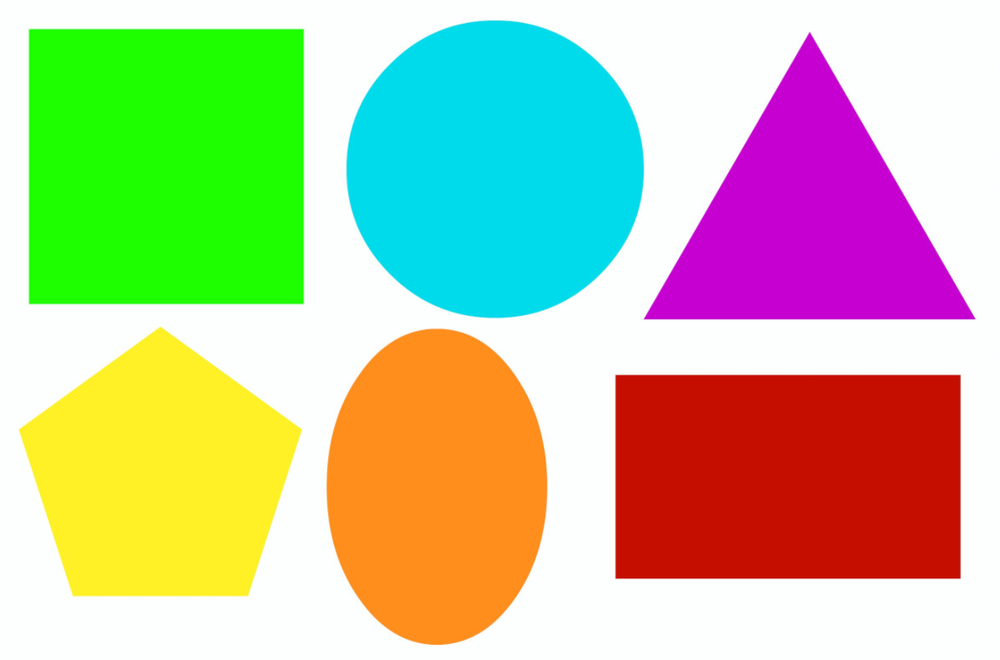
#> input picture OpenCV/shapes.png, 1000 x 660 px, shrunk from 1311 x 865 before the run
$ jupyter execute shape_detection.ipynb
#> lines starting #> are read from the running program, lines starting #| are printed output that depends on the picture; after the words box and inside, x2 and y2 are one past the last pixel; in counts of white or black regions, pixels touching at a corner belong together
[cell 1]
import numpy as np
import cv2
import matplotlib.pyplot as plt

img = cv2.imread('shapes.png')
#> img is the input picture: shape (660, 1000, 3); mean B, G, R 156.5, 196.5, 191.1
imgGray = cv2.cvtColor(img, cv2.COLOR_BGR2GRAY)
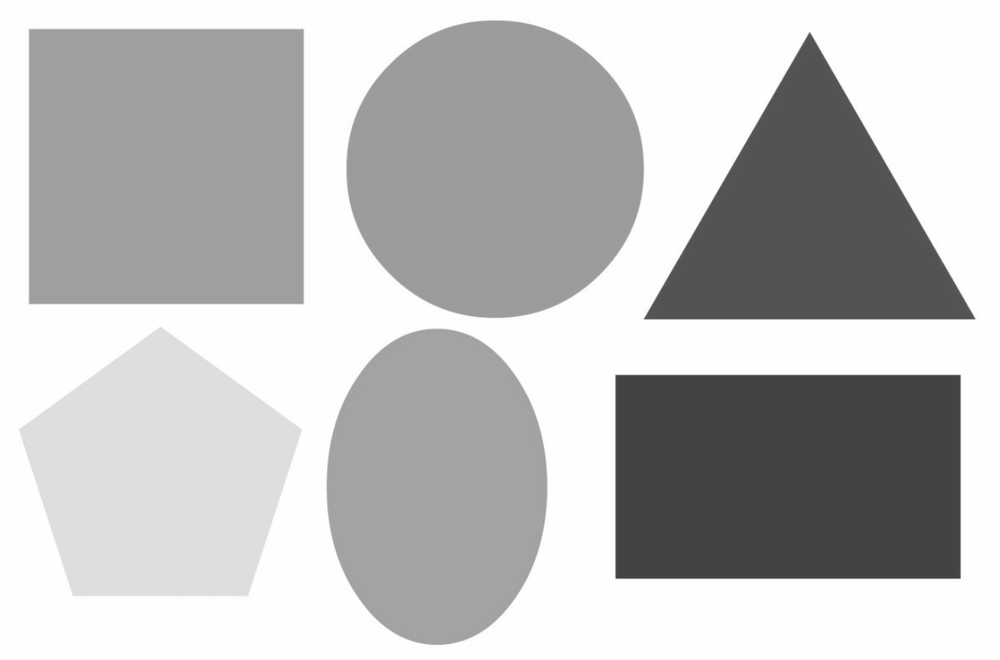
#> imgGray: shape (660, 1000); min 58, max 255, mean 190.2

ret, thresh = cv2.threshold(imgGray, 240, 255, cv2.THRESH_BINARY)
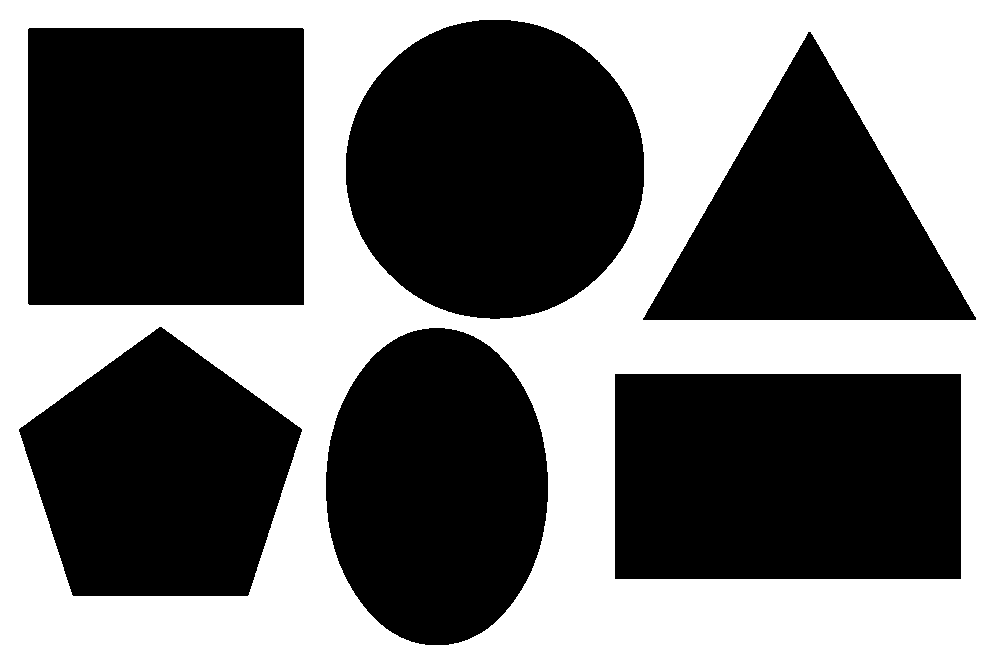
#> thresh: shape (660, 1000); 43.3% white; 1 white region
contours, hierarchy = cv2.findContours(thresh, cv2.RETR_TREE, cv2.CHAIN_APPROX_NONE)
#> contours = 7 contours; box (x1, y1, x2, y2) and area: (0, 0, 1000, 660) 658341, (27, 27, 305, 306) 77000, (614, 373, 962, 580) 71480, (345, 19, 645, 320) 70665, (325, 327, 549, 646) 55840, (18, 326, 303, 597) 53223, (642, 31, 977, 321) 48892

for contour in contours:
    approx = cv2.approxPolyDP(contour, 0.01 * cv2.arcLength(contour, True), True)
    area = cv2.contourArea(contour)
    x, y, w, h = cv2.boundingRect(approx)

    if len(approx) > 8 and area > 1000:  # Adjust the conditions based on your specific case
        cv2.drawContours(img, [approx], 0, (0, 0, 0), 5)
        cv2.putText(img, "Circle", (x, y), cv2.FONT_HERSHEY_COMPLEX, 0.5, (0, 0, 0))
#> this loop made 7 passes
#> (approx, area, x, y, w, h) on passes 1, 2, 5, 6: ([[0, 0], [0, 659], [999, 659], [999, 0]], 658341, 0, 0, 1000, 660), ([[614, 374], [960, 373], [961, 578], [615, 579]], 71480, 614, 373, 348, 207), ([[808, 31], [975, 320], [642, 319]], 48892, 642, 31, 334, 290), ([[29, 27], [304, 29], [303, 305], [27, 303]], 76999.5, 27, 27, 278, 279)
#> (area, x, y, w, h) on passes 3, 4, 7: (55840, 325, 327, 224, 319), (53223, 18, 326, 285, 271), (70665, 346, 21, 297, 296)
#> img: shape (660, 1000, 3); 1.91% of pixels changed, all inside (x1, y1, x2, y2) = (322, 11, 646, 649)

plt.imshow(img)
plt.show()

[cell 2]
import numpy as np
import cv2

img = cv2.imread('shapes.png')
imgGray = cv2.cvtColor(img, cv2.COLOR_BGR2GRAY)

# Edge detection using Canny
edges = cv2.Canny(imgGray, 50, 150)
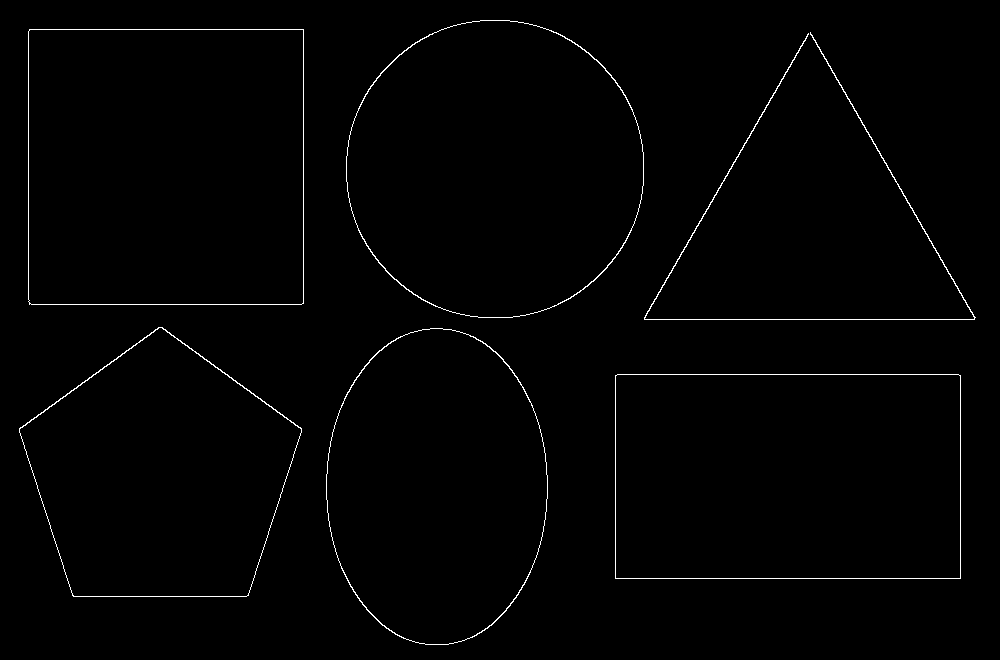
#> edges: shape (660, 1000); 0.98% white in thin lines or dots

# Circle detection using HoughCircles
circles = cv2.HoughCircles(edges, cv2.HOUGH_GRADIENT, dp=1, minDist=20,
                           param1=50, param2=29, minRadius=20, maxRadius=200)
#> circles = [[496.5, 168.5, 148.7], [473.5, 156.5, 172.3], [521.5, 168.5, 174.8], [511.5, 187.5, 172.7], [502.5, 147.5, 170.4], [473.5, 176.5, 127.8], [491.5, 188.5, 129.5]]

if circles is not None:
    circles = np.uint16(np.around(circles))
#> circles = [[496, 168, 149], [474, 156, 172], [522, 168, 175], [512, 188, 173], [502, 148, 170], [474, 176, 128], [492, 188, 130]]

    for i in circles[0, :]:
        center = (i[0], i[1])
        cv2.circle(img, center, i[2], (0, 0, 0), 5)
        cv2.putText(img, "Circle", (i[0]-30, i[1]), cv2.FONT_HERSHEY_COMPLEX, 0.5, (0, 0, 0))
#> this loop made 7 passes
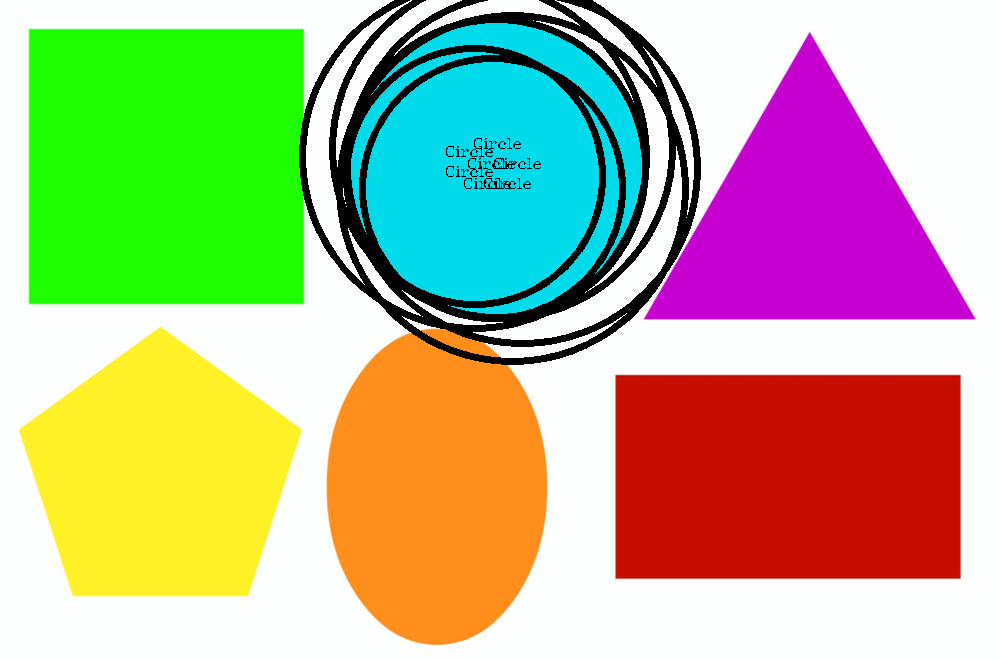
#> img: shape (660, 1000, 3); 5.45% of pixels changed, all inside (x1, y1, x2, y2) = (299, 0, 701, 365)


plt.imshow(img)
plt.show()

[cell 3]
import numpy as np
import cv2
import matplotlib.pyplot as plt

# Load the image
img = cv2.imread('shapes.png')

# Convert the image to grayscale
imgGrey = cv2.cvtColor(img, cv2.COLOR_BGR2GRAY)

# Apply binary thresholding
_, thrash = cv2.threshold(imgGrey, 240, 255, cv2.THRESH_BINARY)

# Find contours in the image
contours, _ = cv2.findContours(thrash, cv2.RETR_TREE, cv2.CHAIN_APPROX_NONE)

# Loop through the contours to detect and label shapes
for contour in contours:
    approx = cv2.approxPolyDP(contour, 0.01 * cv2.arcLength(contour, True), True)
    cv2.drawContours(img, [approx], 0, (0, 0, 0), 5)  # Draw the contours
    x = approx.ravel()[0]
    y = approx.ravel()[1] - 5

    if len(approx) == 3:
        cv2.putText(img, "Triangle", (x, y), cv2.FONT_HERSHEY_COMPLEX, 1.2, (0, 0, 0))
    elif len(approx) == 4:
        x1, y1, w, h = cv2.boundingRect(approx)
        aspectRatio = float(w) / h
        if 0.95 <= aspectRatio <= 1.05:
            cv2.putText(img, "Square", (x, y), cv2.FONT_HERSHEY_COMPLEX, 1.2, (0, 0, 0))
        else:
            cv2.putText(img, "Rectangle", (x, y), cv2.FONT_HERSHEY_COMPLEX, 1.2, (0, 0, 0))
    elif len(approx) == 5:
        cv2.putText(img, "Pentagon", (x, y), cv2.FONT_HERSHEY_COMPLEX, 1.2, (0, 0, 0))
    elif len(approx) == 10:
        cv2.putText(img, "Star", (x, y), cv2.FONT_HERSHEY_COMPLEX, 1.2, (0, 0, 0))
    else:
        cv2.putText(img, "Circle", (x, y), cv2.FONT_HERSHEY_COMPLEX, 1.2, (0, 0, 0))
#> this loop made 7 passes
#> (approx, x, y, x1, y1, w, h, aspectRatio) on passes 1, 2, 6: ([[0, 0], [0, 659], [999, 659], [999, 0]], 0, -5, 0, 0, 1000, 660, 1.52), ([[614, 374], [960, 373], [961, 578], [615, 579]], 614, 369, 614, 373, 348, 207, 1.68), ([[29, 27], [304, 29], [303, 305], [27, 303]], 29, 22, 27, 27, 278, 279, 0.996)
#> (x, y) on passes 3, 4, 7: (429, 322), (159, 321), (466, 16)
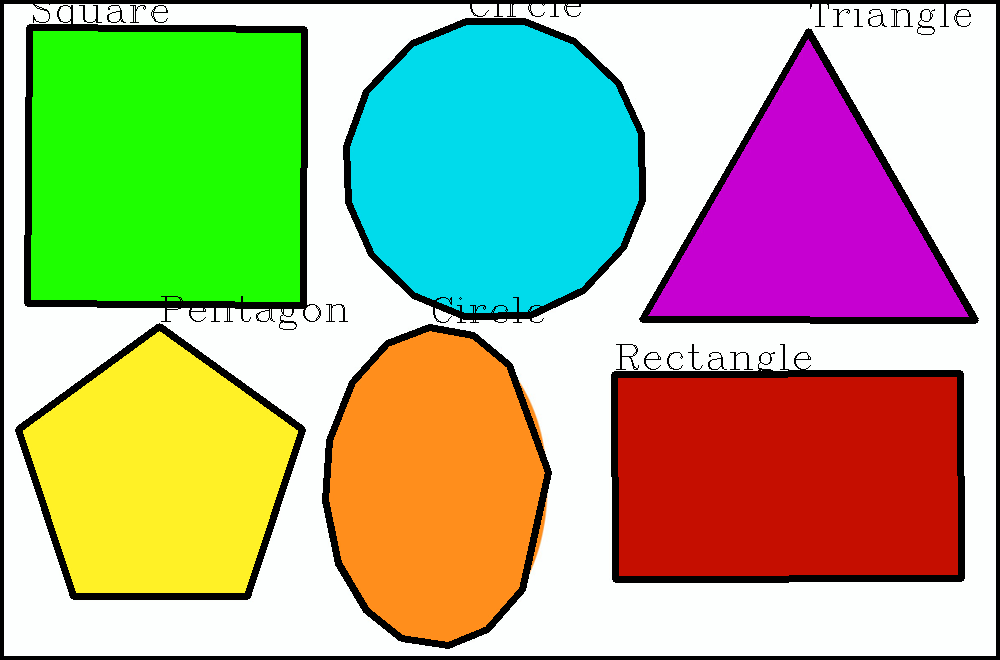
#> img: shape (660, 1000, 3); 8.62% of pixels changed, all inside (x1, y1, x2, y2) = (0, 0, 1000, 660)

# Convert the final image with detected shapes from BGR to RGB
img_rgb = cv2.cvtColor(img, cv2.COLOR_BGR2RGB)

# Display the image using matplotlib
plt.imshow(img_rgb)
plt.title('Detected Shapes')
plt.axis('off')  # Hide the axis
plt.show()

[cell 4]
import numpy as np
import cv2

img = cv2.imread('mp.jpg')
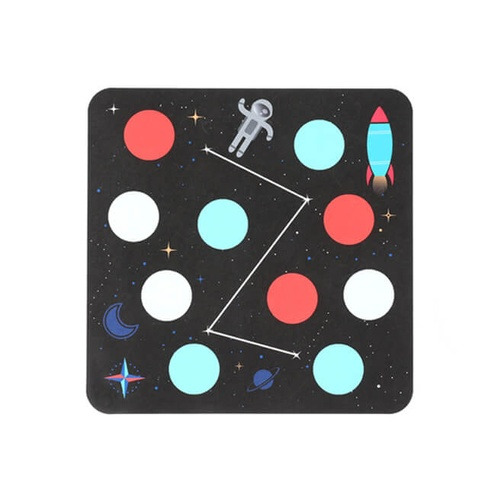
#> input picture OpenCV/mp.jpg, 488 x 488 px, shrunk from 640 x 640 before the run
#> img is the input picture: shape (488, 488, 3); mean B, G, R 181, 180.6, 181.5
imgGray = cv2.cvtColor(img, cv2.COLOR_BGR2GRAY)
#> imgGray: shape (488, 488)

# Edge detection using Canny
edges = cv2.Canny(imgGray, 50, 150)
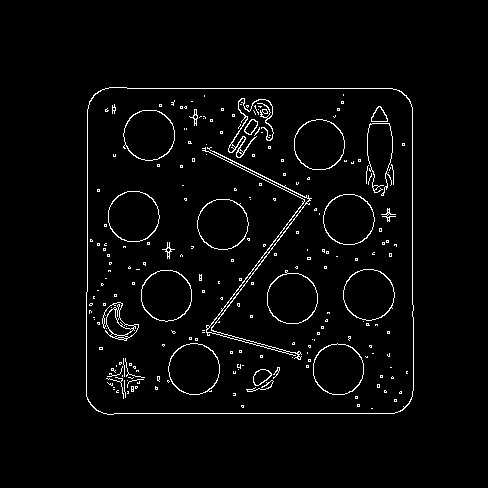
#> edges: shape (488, 488); 2.8% white in thin lines or dots, all inside (x1, y1, x2, y2) = (86, 87, 414, 415)

# Circle detection using HoughCircles
circles = cv2.HoughCircles(edges, cv2.HOUGH_GRADIENT, dp=1, minDist=20,
                           param1=50, param2=29, minRadius=20, maxRadius=50)
#> circles = [[192.5, 368.5, 25.2], [337.5, 367.5, 25.2], [349.5, 218.5, 25.2], [148.5, 133.5, 25.1], [134.5, 215.5, 25.2], [369.5, 294.5, 25.2], [318.5, 145.5, 25], [291.5, 296.5, 25.6], [168.5, 295.5, 26.7]]

if circles is not None:
    circles = np.uint16(np.around(circles))
#> circles = [[192, 368, 25], [338, 368, 25], [350, 218, 25], [148, 134, 25], [134, 216, 25], [370, 294, 25], [318, 146, 25], [292, 296, 26], [168, 296, 27]]

    for i in circles[0, :]:
        center = (i[0], i[1])
        cv2.circle(img, center, i[2], (0, 0, 0), 5)
        cv2.putText(img, "Circle", (i[0]-30, i[1]), cv2.FONT_HERSHEY_COMPLEX, 0.5, (0, 0, 0))
#> this loop made 9 passes
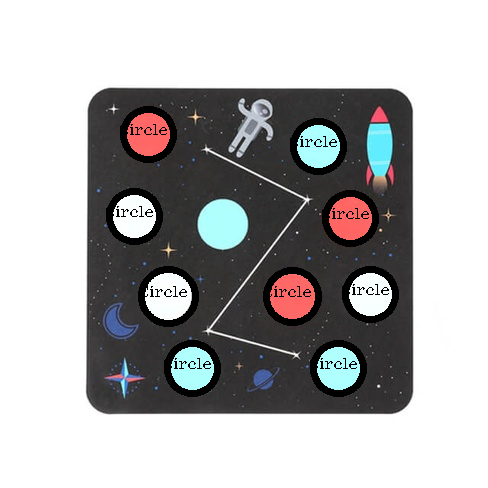
#> img: shape (488, 488, 3); 4.64% of pixels changed, all inside (x1, y1, x2, y2) = (106, 106, 399, 397)


plt.imshow(img)
plt.show()
